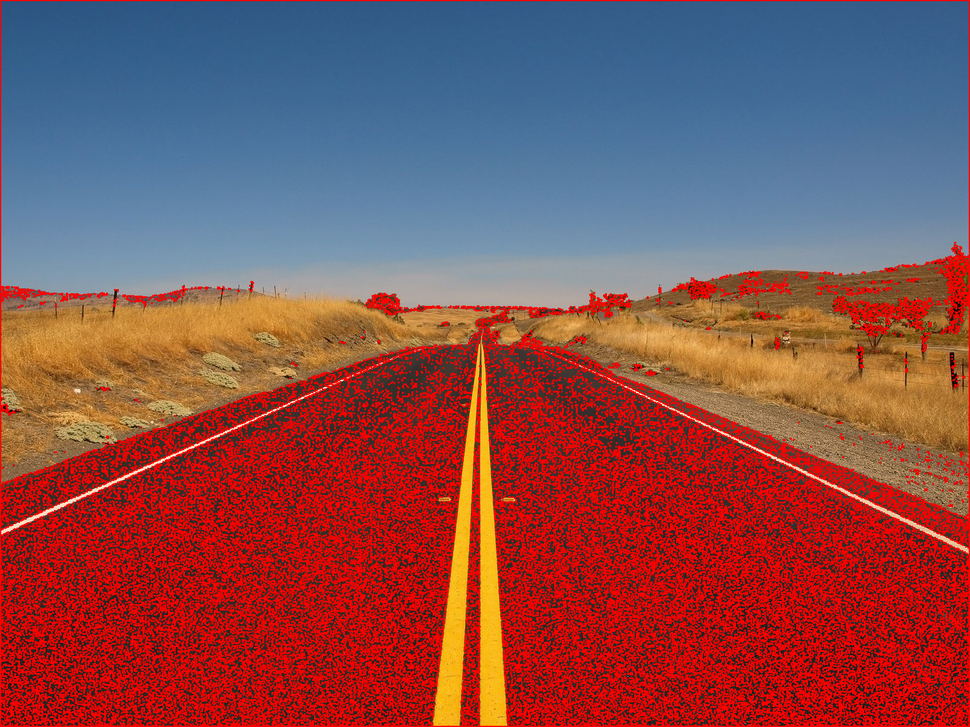
#> input picture HW3/road_highlighted.png, 970 x 727 px, shrunk from 1600 x 1200 before the run
$ python -i Sobel.py   (imports and definitions only)   (older library calls are emulated)
#> lines starting #> are read from the running program, lines starting #| are printed output that depends on the picture
import cv2
import numpy as np

# 讀取灰階影像
def sobel_edge_detection(image_gray):
    # 使用Sobel運算子計算X方向上的梯度
    sobel_x = cv2.Sobel(image_gray, cv2.CV_64F, 1, 0, ksize=3)
    # 使用Sobel運算子計算Y方向上的梯度
    sobel_y = cv2.Sobel(image_gray, cv2.CV_64F, 0, 1, ksize=3)

    # 計算兩個方向的梯度幅度(將X和Y方向的梯度進行加權計算)
    abs_sobelx = cv2.convertScaleAbs(sobel_x)
    abs_sobely = cv2.convertScaleAbs(sobel_y)
    sobel_combined = cv2.addWeighted(abs_sobelx, 0.5, abs_sobely, 0.5, 0)

    # 將梯度幅度影像轉換為8位元格式
    sobel_combined = np.uint8(sobel_combined)


    # 回傳Sobel結果
    return sobel_combined

>>> import cv2
>>> picture = cv2.imread('road_highlighted.png', cv2.IMREAD_GRAYSCALE)
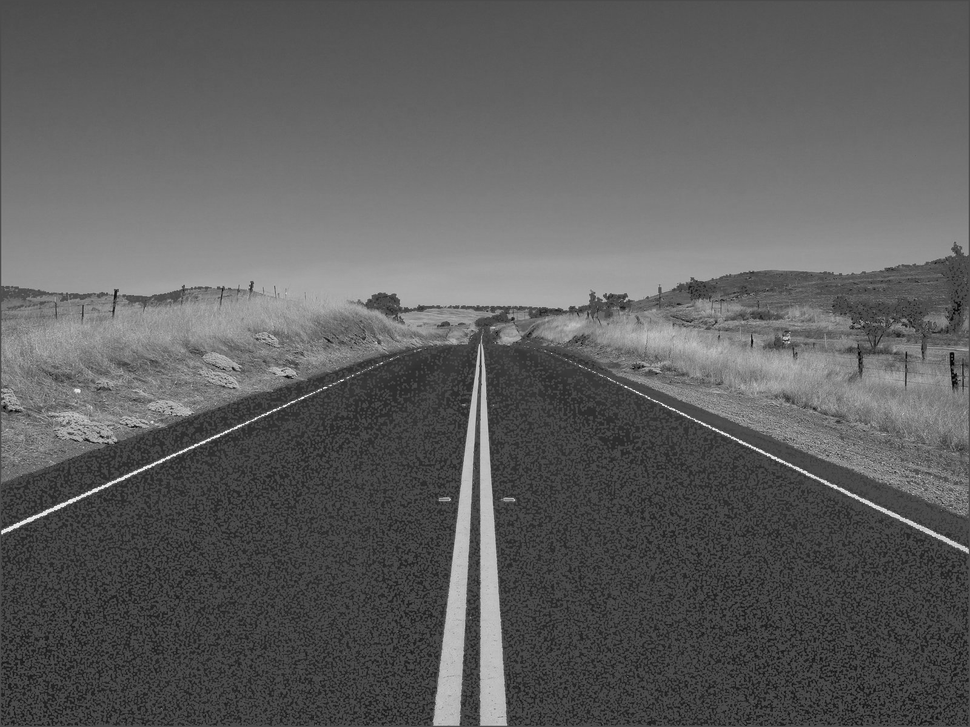
#> picture: shape (727, 970); min 0, max 253, mean 94.4
>>> result = sobel_edge_detection(picture)
#> in sobel_edge_detection, `sobel_x = cv2.Sobel(image_gray, cv2.CV_64F, 1, 0, ksize=3)`:
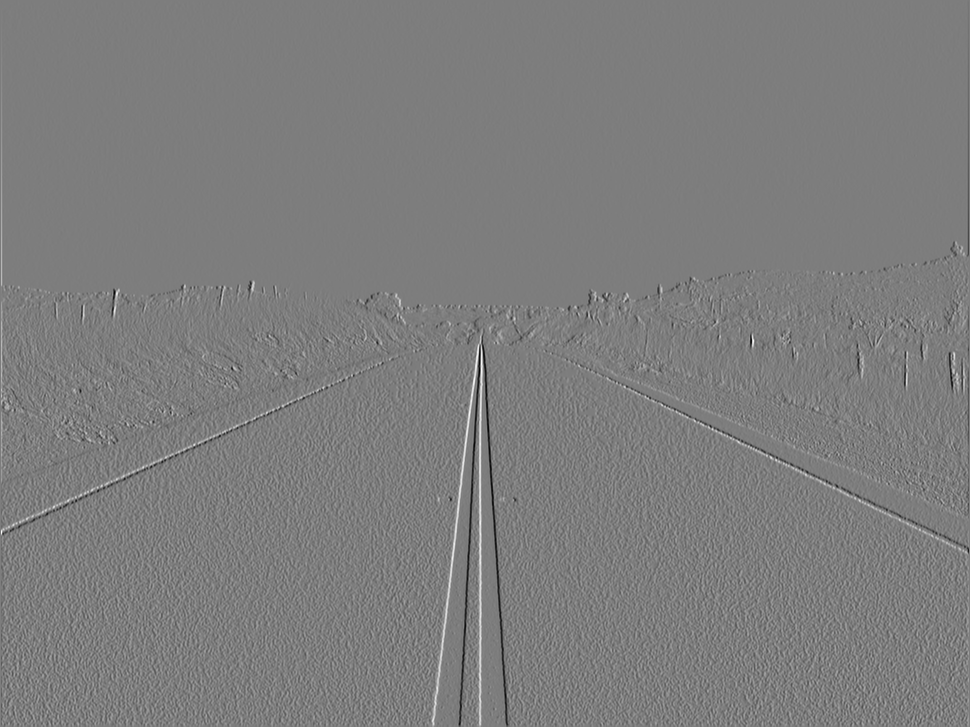
#> sobel_x: shape (727, 970) float64; min -618, max 638, mean 0; drawn with min black and max white
#> in sobel_edge_detection, `sobel_y = cv2.Sobel(image_gray, cv2.CV_64F, 0, 1, ksize=3)`:
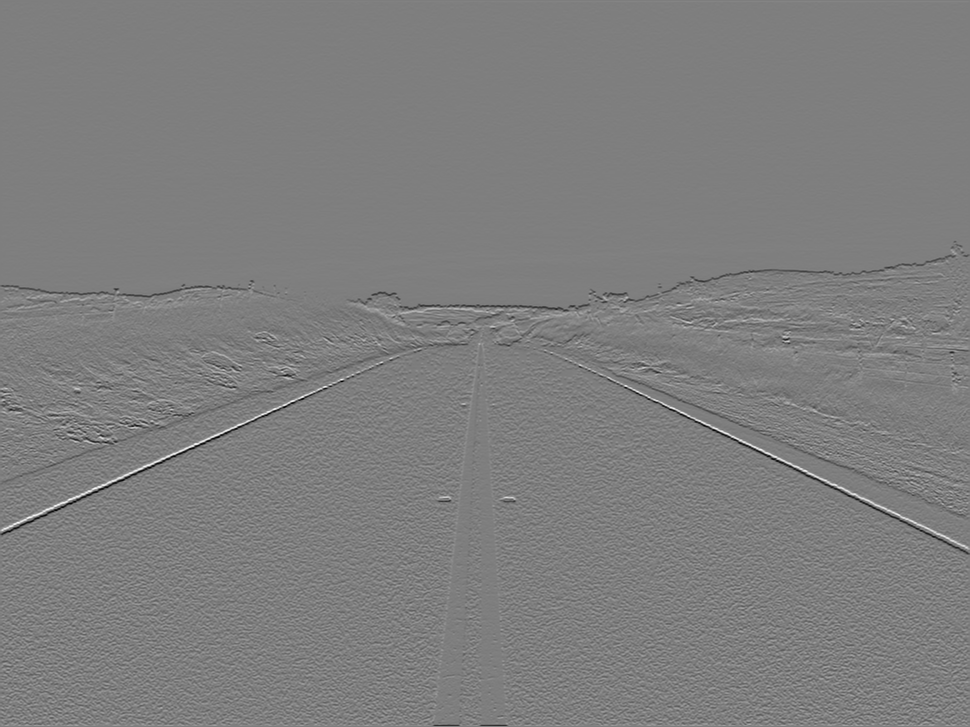
#> sobel_y: shape (727, 970) float64; min -727, max 739, mean -0.1; drawn with min black and max white
#> in sobel_edge_detection, `abs_sobelx = cv2.convertScaleAbs(sobel_x)`:
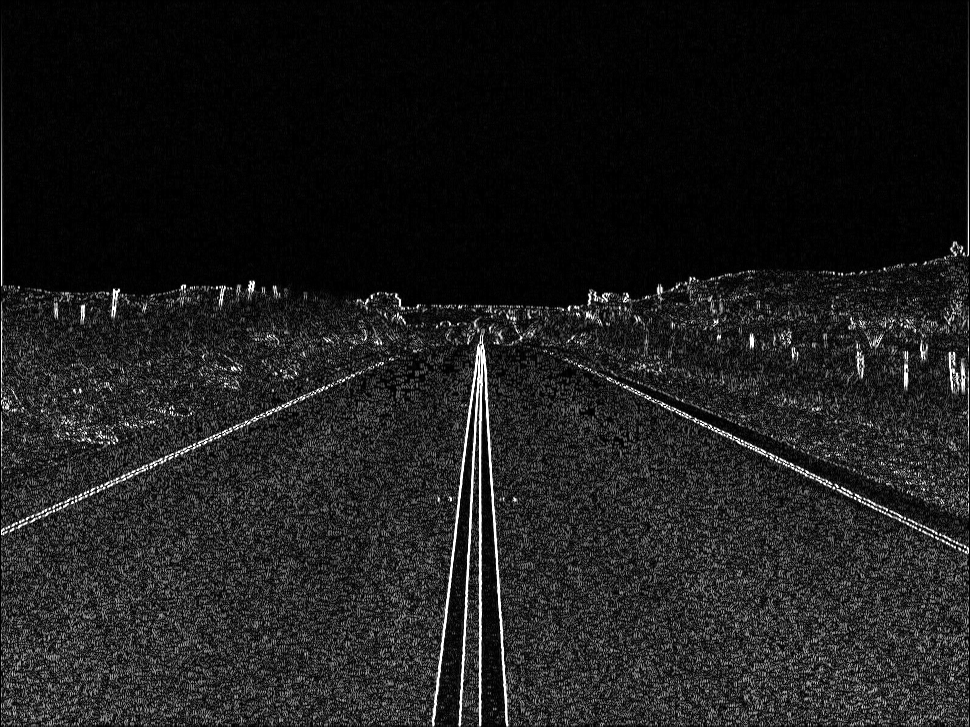
#> abs_sobelx: shape (727, 970); min 0, max 255, mean 29.2
#> in sobel_edge_detection, `abs_sobely = cv2.convertScaleAbs(sobel_y)`:
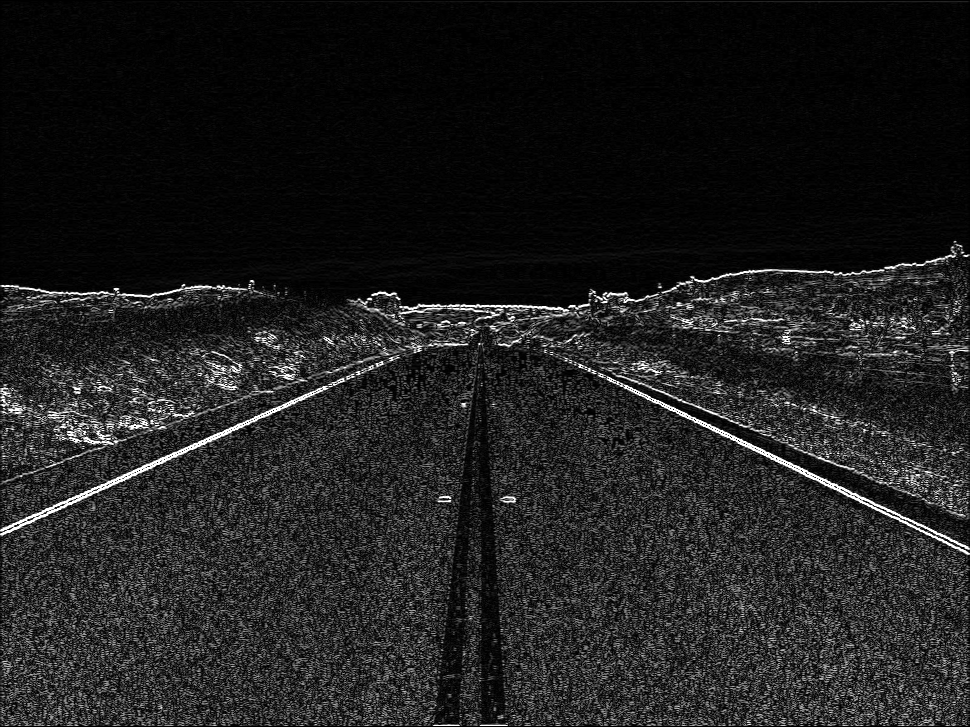
#> abs_sobely: shape (727, 970); min 0, max 255, mean 31.4
#> in sobel_edge_detection, `sobel_combined = cv2.addWeighted(abs_sobelx, 0.5, abs_sobely, 0.5, 0)`:
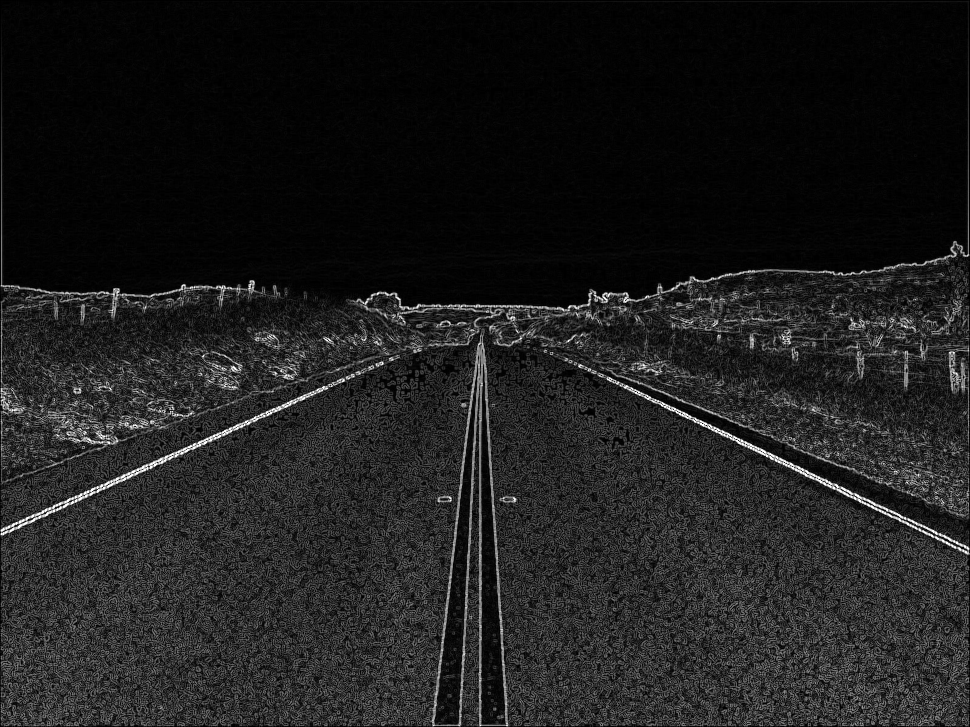
#> sobel_combined: shape (727, 970); min 0, max 255, mean 30.3
